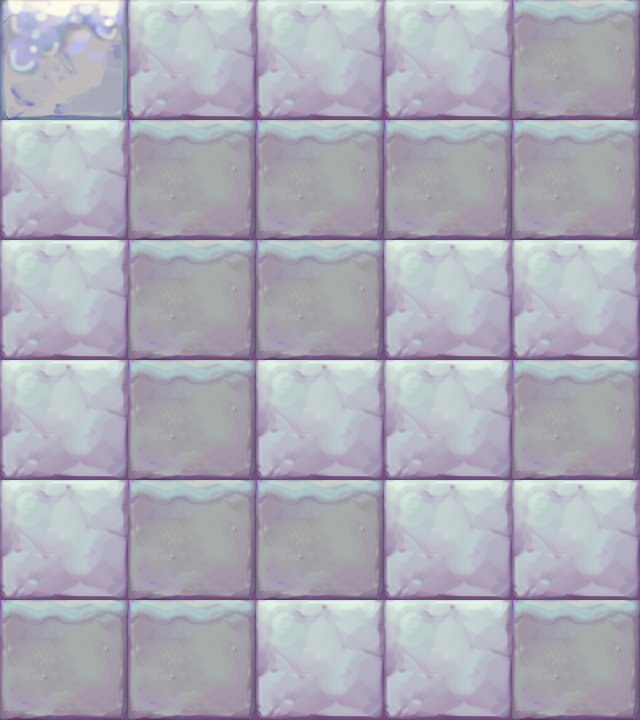

This is a level from a 2D game, rendered from its Tiled map with the project's own tilesets. A one-line summary and the map file follow, with tile-layer data summarised:
An orthogonal 5x6 tile map with 128x120 px tiles, 1 tile layer (块层 1).

<map version="1.0" orientation="orthogonal" width="5" height="6" tilewidth="128" tileheight="120">
 <tileset firstgid="1" name="map002" tilewidth="128" tileheight="120">
  <image source="map002.png" width="384" height="120" />
 </tileset>
 <layer name="块层 1" width="5" height="6">
  <data>[30 cells, 30 non-empty, 3 distinct tile ids]</data>
 </layer>
</map>
